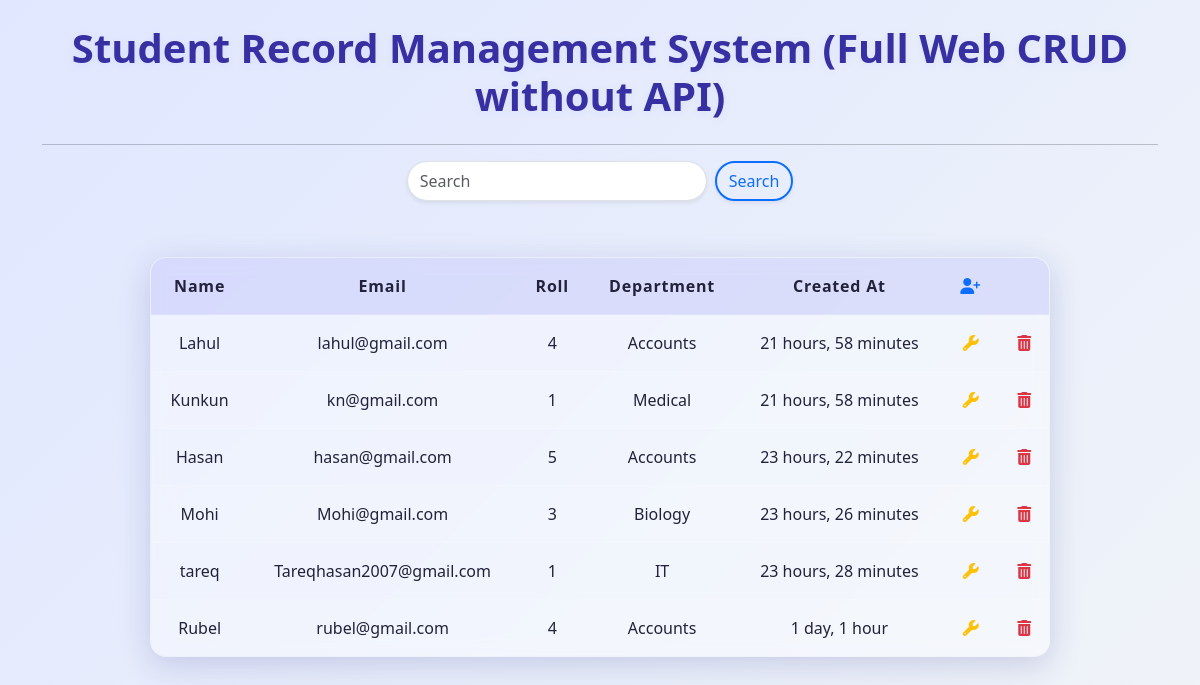
Before: / with the older database file.
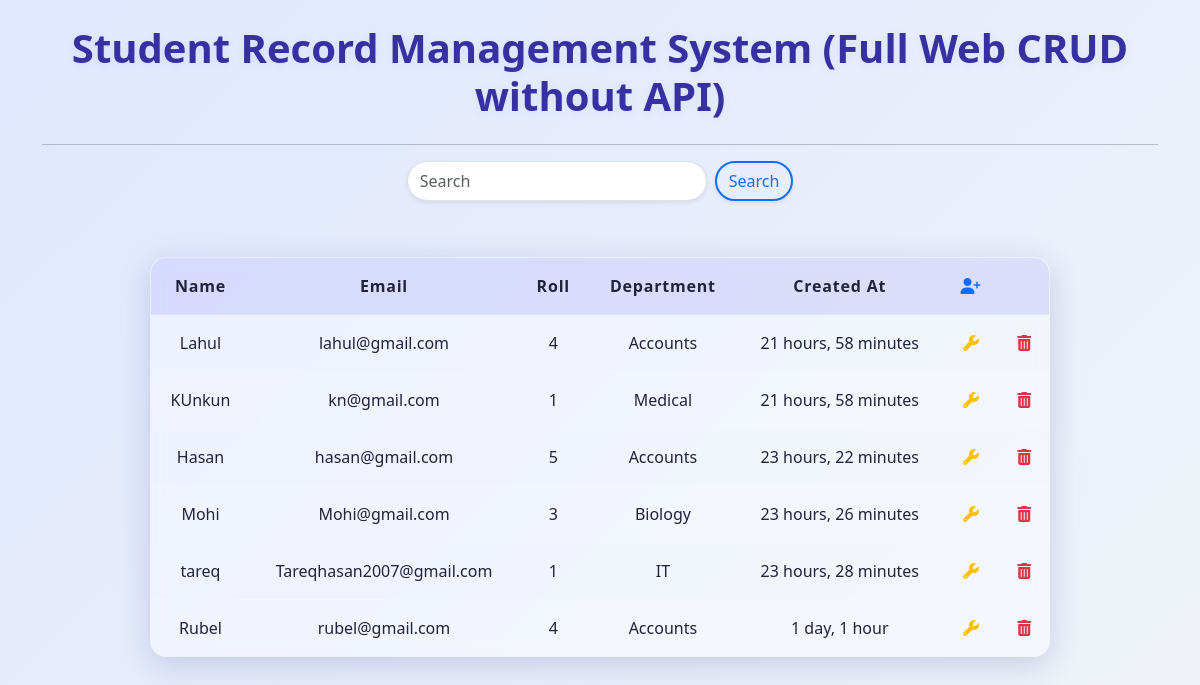
After: the same page with the newer database file.
### user/models.py (models this page shows, shortened)
class Students(models.Model):
    name = models.CharField(max_length=100)
    email = models.EmailField(unique=True)
    roll_number = models.IntegerField()
    departmet = models.CharField(max_length=50,blank=True, null=True)
    created_at = models.DateTimeField(auto_now_add=True)
    class Meta:
        ordering = ['-created_at']

### user/views.py (the view)
# urls.py: path('', views.home, name='home'),
def home(request):
    search = ''
    if request.GET.get('search'):
        search = request.GET.get('search')
    students = Students.objects.filter(
        Q(name__icontains=search) |
        Q(email__icontains=search) |
        Q(roll_number__icontains=search) |
        Q(departmet__icontains=search)
    )
    context = {'students': students}
    return render(request, 'user/home.html', context)

### user/templates/user/home.html (shortened to what this page needs)
{% extends "main.html" %}
{% block content %}
<div class="container py-4">
  <h1 class="mb-4 text-center">Student Record Management System (Full Web CRUD without API)</h1>
  <hr />
  <form class="d-flex justify-content-center mb-4" role="search">
    <input
      class="form-control me-2 shadow-sm"
      style="max-width: 300px;"
      type="search"
      name="search"
      value="{{ search }}"
      placeholder="Search"
      aria-label="Search"
    />
    <button class="btn btn-outline-primary shadow-sm" type="submit">Search</button>
  </form>
  <div class="table-responsive">
    <table class="glass-table table align-middle">
      <thead>
        <tr>
          <th>Name</th>
          <th>Email</th>
          <th>Roll</th>
          <th>Department</th>
          <th>Created At</th>
          <th>
            <a href="{% url 'add-student' %}" class="text-primary" title="Add Student">
              <i class="fa-solid fa-user-plus"></i>
            </a>
          </th>
          <th></th>
        </tr>
      </thead>
      <tbody>
        {% for student in students %}
        <tr>
          <td>{{ student.name }}</td>
          <td>{{ student.email }}</td>
          <td>{{ student.roll_number }}</td>
          <td>{{ student.departmet }}</td>
          <td>{{ student.created_at|timesince }}</td>
          <td>
            <a href="{% url 'update-student' student.id %}" class="text-warning" title="Edit">
              <i class="fa-solid fa-wrench"></i>
            </a>
          </td>
          <td>
            <a href="{% url 'delete-student' student.id %}" class="text-danger" title="Delete">
              <i class="fa-solid fa-trash-can"></i>
            </a>
          </td>
        </tr>
        {% endfor %}
      </tbody>
    </table>
  </div>
</div>
{% endblock content %}

### templates/main.html (shortened to what this page needs)
<!DOCTYPE html>
<html lang="en">
<head>
    <link
      rel="stylesheet"
      href="https://cdnjs.cloudflare.com/ajax/libs/font-awesome/6.5.0/css/all.min.css"/>
    <link
      href="https://cdn.jsdelivr.net/npm/bootstrap@5.3.7/dist/css/bootstrap.min.css"
      rel="stylesheet"
/>
</head>
<body>
    {% block content %}
     {% endblock %}
</body>
</html>

### templates/main.html (style rules this page uses)
body { min-height: 100vh; margin: 0; background: linear-gradient(135deg, #e0eafc 0%, #cfdef3 100%); font-family: "Segoe UI", Tahoma, Geneva, Verdana, sans-serif; display: flex; flex-direction: column; align-items: center; }
h1, h2 { color: #222; text-shadow: 0 2px 8px rgba(255, 255, 255, 0.3); }
.glass-table { margin: 30px auto; border-radius: 20px; background: rgba(255, 255, 255, 0.18); box-shadow: 0 8px 32px 0 rgba(31, 38, 135, 0.25); backdrop-filter: blur(12px) saturate(180%); -webkit-backdrop-filter: blur(12px) saturate(180%); border: 1.5px solid rgba(255, 255, 255, 0.35); width: 90%; max-width: 900px; overflow: hidden; }
.glass-table th, .glass-table td { padding: 16px 22px; text-align: left; color: #222; background: rgba(255, 255, 255, 0.3); border-bottom: 1px solid rgba(255, 255, 255, 0.18); }
.glass-table th { background: rgba(255, 255, 255, 0.45); font-weight: 700; letter-spacing: 0.5px; }
.glass-table tr:last-child td { border-bottom: none; }
.glass-table tr:nth-child(even) td { background: rgba(255, 255, 255, 0.22); }

### user/templates/user/home.html (style rules this page uses)
body { background: linear-gradient(135deg, #e0e7ff 0%, #f0f4f8 100%); min-height: 100vh; }
.glass-table { margin: 2rem auto; width: 95%; border-radius: 1rem; background: rgba(255, 255, 255, 0.25); box-shadow: 0 8px 32px 0 rgba(31, 38, 135, 0.18); backdrop-filter: blur(8px); -webkit-backdrop-filter: blur(8px); border: 1px solid rgba(255, 255, 255, 0.18); overflow: hidden; }
.glass-table th, .glass-table td { padding: 1rem; text-align: center; vertical-align: middle; color: #22223b; background: rgba(255,255,255,0.15); }
.glass-table th { background: rgba(99, 102, 241, 0.15); font-weight: 600; letter-spacing: 0.05em; }
.glass-table tr { transition: background 0.2s; }
.form-control, .btn { border-radius: 2rem; }
.btn-outline-primary { border-width: 2px; }
h1 { font-weight: 700; color: #3730a3; text-shadow: 0 2px 8px rgba(99,102,241,0.08); }

Changed rows visible on the page:
changed Students "kn@gmail.com": name "Kunkun" → "KUnkun"
